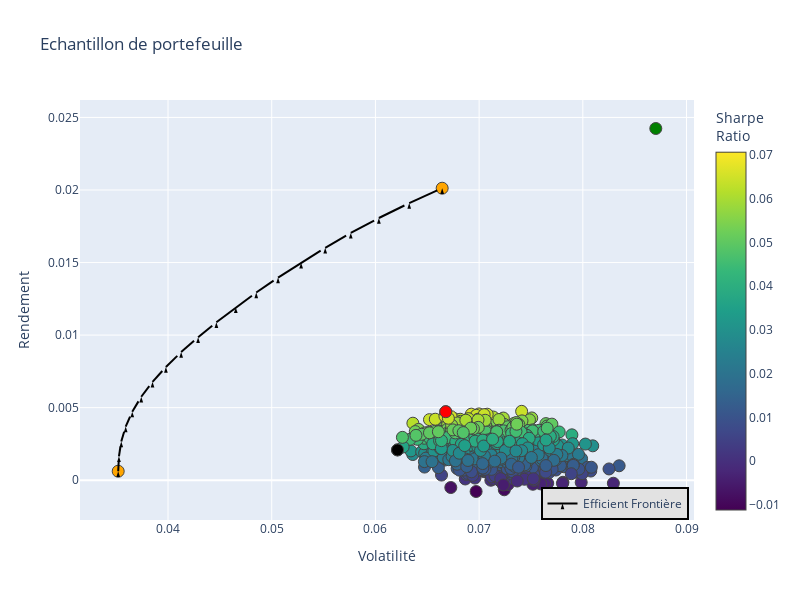

The notebook cell this image was saved under:
### Code cell
def EF_graphe(taux):
    "Afficher un graphe présentent le minimum volatilité, maximum sharpe ratio etefficient frontier"
    efficientlis, rendeCible = CalRes(taux)

    Portefeuilles = go.Scatter(x = risq, y = R_esp, mode = "markers", marker = dict(size=12,
        color = SR, colorscale = "Viridis", showscale = True, line_width = 1, colorbar = dict(title = "Sharpe<br>Ratio")
        ), text = "portefeuille", showlegend = False)

    Minimum_Volatilite = go.Scatter(x = np.array(risq[minIndex]), y = np.array(R_esp[minIndex]), mode = "markers",
                                marker = dict(color = "black", size=12, line_width = 1), text = "Risque minimum", showlegend = False )

    Maximum_SharpeRatio = go.Scatter(x = np.array(risq[maxIndex]), y = np.array(R_esp[maxIndex]), mode = "markers",
                                marker = dict(color = "red", size = 12, line_width = 1), text = "Maximal Sharpe Ratio", showlegend = False )

    MinVol_Portefeuille = go.Scatter(x = np.array(MinVolRisk), y = np.array(MinVolRend), mode = "markers",
                                marker = dict(color = "orange", size = 12, line_width = 1), text = "Le minimum volatilitéPortefeuille", showlegend = False )

    Optimum_Portefeuille = go.Scatter(x = np.array(OptimumRisk), y = np.array(OptimumRend), mode = "markers",
                                marker = dict(color = "orange", size = 12, line_width = 1), text = "L'optimum Portefeuille", showlegend = False )
    
    EF_courbe = go.Scatter(x = [ef_ecty for ef_ecty in efficientlis], y = [cible for cible in rendeCible], mode = "lines+markers",
                            marker = dict(symbol = "arrow", color = "black"), name = "Efficient Frontière")

    MaxRen_Portefeuille = go.Scatter(x = np.array(MaxRenRisk), y = np.array(MaxRenRend), mode = "markers",
                                marker = dict(color = "green", size = 12, line_width = 1), text = "Le Portefeuille avec rendement maximum", showlegend = False )
    
    data = [Portefeuilles, Minimum_Volatilite, Maximum_SharpeRatio, Optimum_Portefeuille, MinVol_Portefeuille, EF_courbe, MaxRen_Portefeuille]                       

    layout = go.Layout(
        title = "Echantillon de portefeuille", yaxis = dict(title = "Rendement"), xaxis = dict(title = "Volatilité"),
        showlegend = True, legend = dict(x = 0.75, y = 0, traceorder = "normal", bgcolor = "#E2E2E2", 
        bordercolor = "black", borderwidth = 2), width = 800, height = 600
    )

    fig = go.Figure(data = data, layout = layout)
    return fig.show()

EF_graphe(taux_rendement.T)

### Figure 1 — Plotly figure (JSON) as saved in the notebook; plotly's stock layout.template omitted (floating-point values rounded to 4 significant figures; data arrays with more than 128 entries replaced by an {"elided": "..."} marker saying what was removed)
{"data": [{"marker": {"color": {"elided": "1500 float values"}, "colorbar": {"title": {"text": "Sharpe<br>Ratio"}}, "colorscale": [[0, "#440154"], [0.1111, "#482878"], [0.2222, "#3e4989"], [0.3333, "#31688e"], [0.4444, "#26828e"], [0.5556, "#1f9e89"], [0.6667, "#35b779"], [0.7778, "#6ece58"], [0.8889, "#b5de2b"], [1, "#fde725"]], "line": {"width": 1}, "showscale": true, "size": 12}, "mode": "markers", "showlegend": false, "text": "portefeuille", "type": "scatter", "x": {"elided": "1500 float values"}, "y": {"elided": "1500 float values"}}, {"marker": {"color": "black", "line": {"width": 1}, "size": 12}, "mode": "markers", "showlegend": false, "text": "Risque minimum", "type": "scatter", "x": [0.06213], "y": [0.002088]}, {"marker": {"color": "red", "line": {"width": 1}, "size": 12}, "mode": "markers", "showlegend": false, "text": "Maximal Sharpe Ratio", "type": "scatter", "x": [0.06678], "y": [0.004719]}, {"marker": {"color": "orange", "line": {"width": 1}, "size": 12}, "mode": "markers", "showlegend": false, "text": "L'optimum Portefeuille", "type": "scatter", "x": [0.06644], "y": [0.02012]}, {"marker": {"color": "orange", "line": {"width": 1}, "size": 12}, "mode": "markers", "showlegend": false, "text": "Le minimum volatilitéPortefeuille", "type": "scatter", "x": [0.0352], "y": [0.0006184]}, {"marker": {"color": "black", "symbol": "arrow"}, "mode": "lines+markers", "name": "Efficient Frontière", "type": "scatter", "x": [0.0352, 0.03527, 0.03549, 0.03592, 0.03655, 0.03742, 0.03851, 0.0398, 0.04127, 0.0429, 0.04467, 0.04654, 0.04851, 0.05061, 0.05284, 0.05516, 0.05763, 0.06033, 0.06326, 0.06644], "y": [0.0006184, 0.001645, 0.002671, 0.003698, 0.004725, 0.005751, 0.006778, 0.007804, 0.008831, 0.009857, 0.01088, 0.01191, 0.01294, 0.01396, 0.01499, 0.01602, 0.01704, 0.01807, 0.0191, 0.02012]}, {"marker": {"color": "green", "line": {"width": 1}, "size": 12}, "mode": "markers", "showlegend": false, "text": "Le Portefeuille avec rendement maximum", "type": "scatter", "x": [0.08704], "y": [0.02424]}], "layout": {"height": 600, "legend": {"bgcolor": "#E2E2E2", "bordercolor": "black", "borderwidth": 2, "traceorder": "normal", "x": 0.75, "y": 0}, "showlegend": true, "title": {"text": "Echantillon de portefeuille"}, "width": 800, "xaxis": {"title": {"text": "Volatilité"}}, "yaxis": {"title": {"text": "Rendement"}}}}
